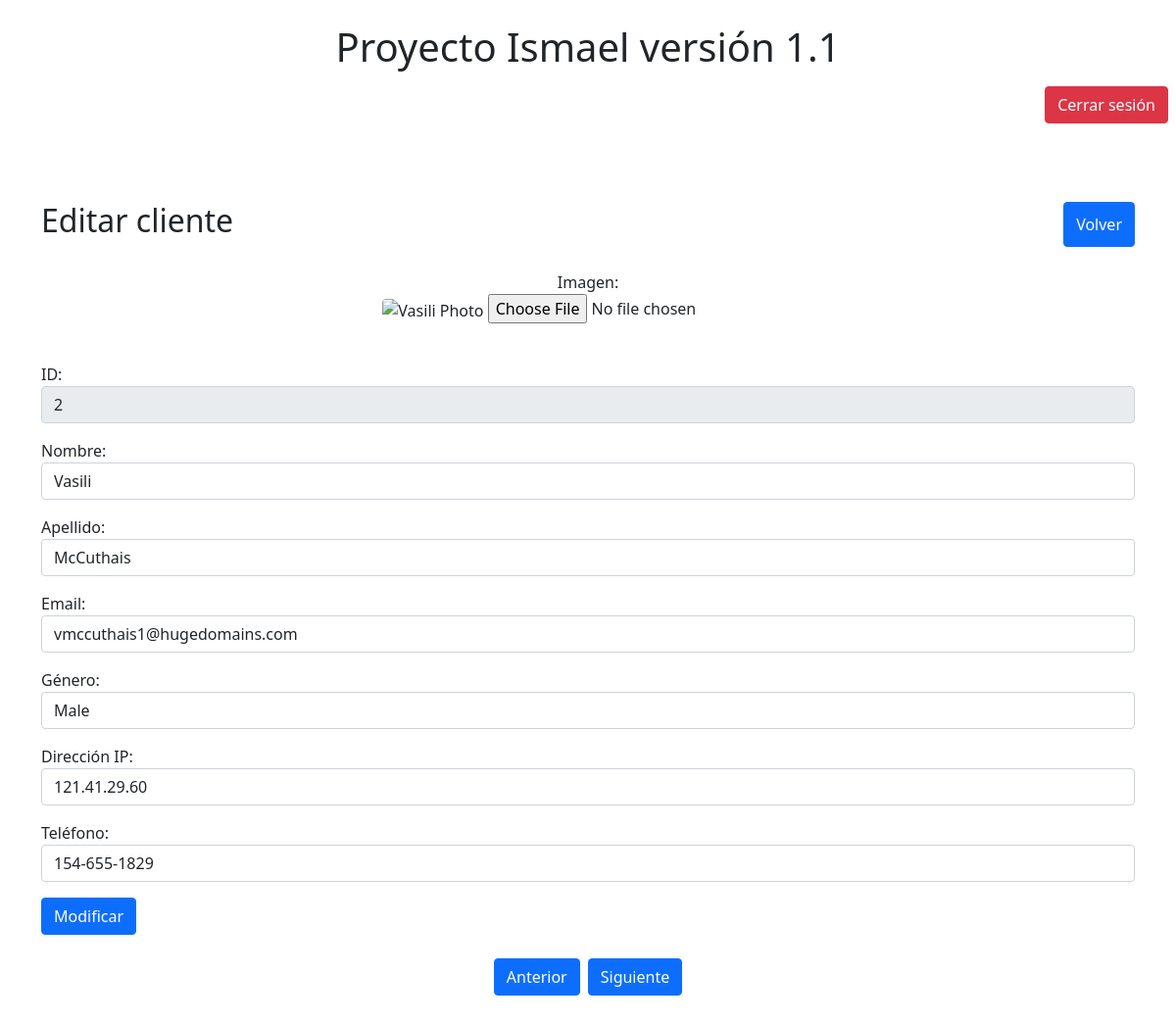
The app's page /index.php?orden=Modificar&id=2 (signed in) with its own data.
### tables this page shows
create table Clientes (
	id INT(8) auto_increment not null,
	first_name VARCHAR(50),
	last_name VARCHAR(50),
	email VARCHAR(50),
	gender VARCHAR(50),
	ip_address VARCHAR(20),
	telefono VARCHAR(50),
	CONSTRAINT pk_usuarios PRIMARY KEY(id)
);

### app/models/AccesoDatos.php (called while the page is built, shortened)
<?php
class AccesoDatos
{
    private static $modelo = null;
    private $dbh = null;
    public static function getModelo()
    {
        if (self::$modelo == null) {
            self::$modelo = new AccesoDatos();
        }
        return self::$modelo;
    }
    private function __construct()
    {
        try {
            $dsn = "mysql:host=" . DB_SERVER . ";dbname=" . DATABASE . ";charset=utf8";
            $this->dbh = new PDO($dsn, DB_USER, DB_PASSWD);
            $this->dbh->setAttribute(PDO::ATTR_ERRMODE, PDO::ERRMODE_EXCEPTION);
        } catch (PDOException $e) {
            echo "Error de conexión " . $e->getMessage();
            exit();
        }
    }
    public function getCliente(int $id)
    {
        try {
            $stmt_cli = $this->dbh->prepare("SELECT * FROM clientes WHERE id = :id");
            $stmt_cli->setFetchMode(PDO::FETCH_CLASS, 'Cliente');
            $stmt_cli->bindParam(':id', $id, PDO::PARAM_INT);
            $stmt_cli->execute();
            $cli = $stmt_cli->fetch();
            if ($stmt_cli->execute()) {
                if ($obj = $stmt_cli->fetch()) {
                    $cli = $obj;
                    $response = @file_get_contents("http://ip-api.com/json/" . $cli->ip_address);
                    $data = $response ? json_decode($response, true) : null;
                    $cli->lat = $data['lat'] ?? null;
                    $cli->long = $data['lon'] ?? null;
                } else {
                    header("Location: ?");
                }
            }
            return $cli;
        } catch (Exception $e) {
            error_log("Error en getCliente: " . $e->getMessage());
            return null;
        }
    }
    public function getClienteSiguiente($idActual)
    {
        $query = "SELECT * FROM clientes WHERE id > ? ORDER BY id ASC LIMIT 1";
        $stmt = $this->dbh->prepare($query);
        $stmt->execute([$idActual]);
        $cliente = $stmt->fetch(PDO::FETCH_OBJ);
        return $cliente ?: null;
    }
    public function getClienteAnterior($idActual)
    {
        $query = "SELECT * FROM clientes WHERE id < ? ORDER BY id DESC LIMIT 1";
        $stmt = $this->dbh->prepare($query);
        $stmt->execute([$idActual]);
        $cliente = $stmt->fetch(PDO::FETCH_OBJ);
        return $cliente ?: null;
    }
}

### app/models/Cliente.php (called while the page is built, shortened)
<?php
class Cliente
{
    function __get($name)
    {
        if (property_exists($this, $name)) {
            return $this->$name;
        }
    }
}

### app/helpers/util.php (called while the page is built, shortened)
<?php
function obtenerSiguienteCliente($idActual)
{
    $db = AccesoDatos::getModelo();
    $clienteSiguiente = $db->getClienteSiguiente($idActual);
    if ($clienteSiguiente) {
        return $clienteSiguiente;
    }
    return null;
}
function obtenerAnteriorCliente($idActual)
{
    $db = AccesoDatos::getModelo();
    $clienteAnterior = $db->getClienteAnterior($idActual);
    if ($clienteAnterior) {
        return $clienteAnterior;
    }
    return null;
}

### app/views/formulario.php (the view, shortened to what this page needs)
<?php
$form_data = $_SESSION['form_data'] ?? [];
?>
<div class="container my-5">
    <div class="d-flex justify-content-between mb-4">
        <h2>Editar cliente</h2>
        <button class="btn btn-primary" onclick="location.href='./'">
            Volver
        </button>
    </div>
    <form method="POST" enctype="multipart/form-data" class="d-grid gap-3">
        <div class="text-center mb-4">
            <label for="photo">Imagen:</label>
            <br>
            <img class="rounded" width="100" height="120" src="" alt="<?= $cli->first_name; ?> Photo">
            <input type="file" name="photo" />
        </div>
        <div class="form-group">
            <label for="id">ID:</label>
            <input type="text" name="id" readonly value="<?= $cli->id ?>" class="form-control" />
        </div>
        <div class="form-group">
            <label for="first_name">Nombre:</label>
            <input type="text" id="first_name" name="first_name" value="<?= isset($form_data['first_name']) ? $form_data['first_name'] : $cli->first_name; ?>" class="form-control" />
        </div>
        <div class="form-group">
            <label for="last_name">Apellido:</label>
            <input type="text" id="last_name" name="last_name" value="<?= isset($form_data['last_name']) ? $form_data['last_name'] : $cli->last_name; ?>" class="form-control" />
        </div>
        <div class="form-group">
            <label for="email">Email:</label>
            <input type="email" id="email" name="email" value="<?= isset($form_data['email']) ? $form_data['email'] : $cli->email; ?>" class="form-control" />
        </div>
        <div class="form-group">
            <label for="gender">Género:</label>
            <input type="text" id="gender" name="gender" value="<?= isset($form_data['gender']) ? $form_data['gender'] : $cli->gender; ?>" class="form-control" />
        </div>
        <div class="form-group">
            <label for="ip_address">Dirección IP:</label>
            <input type="text" id="ip_address" name="ip_address" value="<?= isset($form_data['ip_address']) ? $form_data['ip_address'] : $cli->ip_address; ?>" class="form-control" />
        </div>
        <div class="form-group">
            <label for="telefono">Teléfono:</label>
            <input type="text" id="telefono" name="telefono" value="<?= isset($form_data['telefono']) ? $form_data['telefono'] : $cli->telefono; ?>" class="form-control" />
        </div>
        <div class="d-flex float-end">
            <input type="submit" name="orden" value="<?= $orden ?>" class="btn btn-primary btn-custom" />
        </div>
    </form>
    <?php
    if ($orden == "Modificar") {
    ?>
        <div class="d-flex justify-content-center mt-4">
            <?php
            $clienteAnterior = obtenerAnteriorCliente($cli->id);
            $clienteSiguiente = obtenerSiguienteCliente($cli->id);
            ?>
            <?php if ($clienteAnterior): ?>
                <a href="?orden=Modificar&id=<?= $clienteAnterior->id ?>" class="btn btn-primary me-2">
                    Anterior
                </a>
            <?php else: ?>
                <span class="btn btn-secondary me-2" disabled>Anterior</span>
            <?php endif; ?>
            <?php if ($clienteSiguiente): ?>
                <a href="?orden=Modificar&id=<?= $clienteSiguiente->id ?>" class="btn btn-primary">
                    Siguiente
                </a>
            <?php else: ?>
                <span class="btn btn-secondary" disabled>Siguiente</span>
            <?php endif; ?>
        </div>
    <?php
    }
    ?>
</div>

### records on screen
clientes: id "2", first_name "Vasili", last_name "McCuthais", email "vmccuthais1@hugedomains.com", gender "Male", ip_address "121.41.29.60", telefono "154-655-1829"
